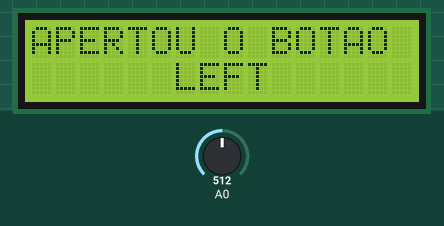
A sketch run on a simulated Arduino Uno, built with avr-gcc and run on an emulated ATmega328P. Shown: 16×2 character LCD. The test bench sets the inputs (shaded band); at power-on: A0 = 512. What the sketch prints to the serial monitor is not drawn.

Above: at 1.2 s.
1.3 s: A0 set to 610
At 1.9 s:
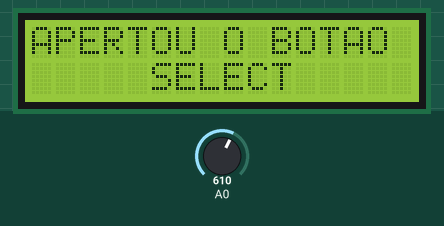
2.8 s: A0 set to 390
At 3.2 s:
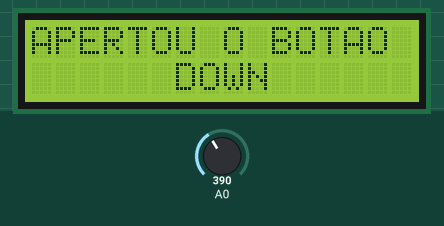
4.3 s: A0 set to 190
At 5.5 s:
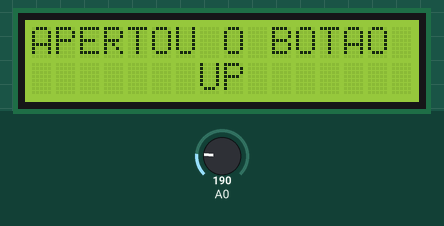
5.8 s: A0 set to 70
At 6.6 s:
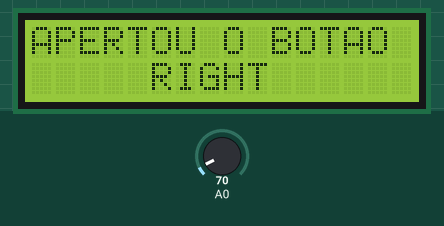
7.3 s: A0 set to 90
At 7.6 s:
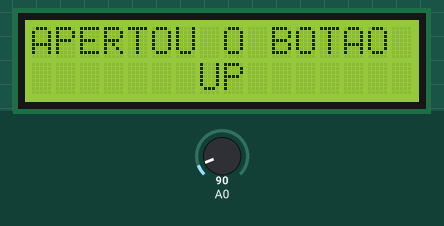
8.8 s: A0 set to 0
At 9.9 s:
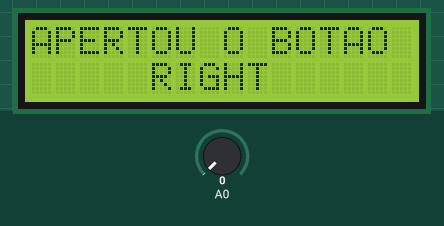
Timing chart, 0 to 11.3 s (numbered marks = the images above; inputs shaded):
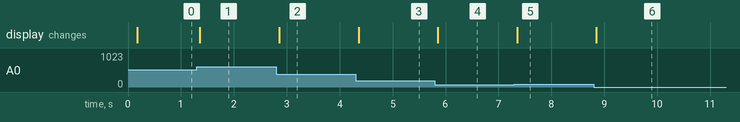

Measured:
- after the input at 1.3 s, the display: changes after 0.05 s (image 1)
- after the input at 2.8 s, the display: changes after 0.06 s (image 2)
- after the input at 4.3 s, the display: changes after 0.06 s (image 3)
- after the input at 5.8 s, the display: changes after 0.05 s (image 4)
- after the input at 7.3 s, the display: changes after 0.05 s (image 5)
- after the input at 8.8 s, the display: changes after 0.05 s (image 6)

The sketch:

Teste_LCD_Keyboard_Shield.ino
```cpp
/*
  Testando o teclado do SHIELD DISPLAY 16 X 2 KEYPAD COM TECLADO
*/

#include <LiquidCrystal.h> //Inclui a biblioteca

const int rs = 8, en = 9, d4 = 4, d5 = 5, d6 = 6, d7 = 7;//Pinos para ligar o display
LiquidCrystal lcd(rs, en, d4, d5, d6, d7);//Define os pinos que serão usados para ligar o display

void setup() {

  lcd.begin(16, 2);//Define o número de colunas e linhas do display
  lcd.setCursor(0, 0);//Define o cursor para a coluna 0, linha 0
  lcd.print("      IFSC");
  lcd.setCursor(0, 1);//Define o cursor para a coluna 0, linha 1
  lcd.print("    LGP18802");
  Serial.begin(9600);
}

//Função para botão select
void select() {
  lcd.clear(); //limpa o display
  lcd.setCursor(0, 0);//Define o cursor para a coluna 0, linha 0
  lcd.print("APERTOU O BOTAO");
  lcd.setCursor(0, 1);//Define o cursor para a coluna 0, linha 1
  lcd.print("     SELECT     ");
}

//Função para botão left
void left() {
  lcd.clear(); //limpa o display
  lcd.setCursor(0, 0);//Define o cursor para a coluna 0, linha 0
  lcd.print("APERTOU O BOTAO");
  lcd.setCursor(0, 1);//Define o cursor para a coluna 0, linha 1
  lcd.print("      LEFT      ");
}

//Função para botão up
void up() {
  lcd.clear();
  lcd.setCursor(0, 0);//Define o cursor para a coluna 0, linha 0
  lcd.print("APERTOU O BOTAO");
  lcd.setCursor(0, 1);//Define o cursor para a coluna 0, linha 1
  lcd.print("       UP       ");
}

//Função para botão down
void down() {
  lcd.clear();
  lcd.setCursor(0, 0);//Define o cursor para a coluna 0, linha 0
  lcd.print("APERTOU O BOTAO");
  lcd.setCursor(0, 1);//Define o cursor para a coluna 0, linha 1
  lcd.print("      DOWN      ");
}

//Função para botão right
void right() {
  lcd.clear();
  lcd.setCursor(0, 0);//Define o cursor para a coluna 0, linha 0
  lcd.print("APERTOU O BOTAO");
  lcd.setCursor(0, 1);//Define o cursor para a coluna 0, linha 1
  lcd.print("     RIGHT      ");
}

void loop() {
  Serial.println(analogRead(0));//Exibe a leitura do pino analógico A0 no monitor serial
  //Esse é o pino onde estão ligados os 5 botões (Select, Up, Down, Right e Left)
  //Dessa forma, verifica-se qual dos 5 botões foi pressionado
  delay(100);

  //Se a leitura for menor que 80 chama a função right, pois esse botão foi pressionado
  if ((analogRead(0)) < 80) {
    right();
  }

  //Se a leitura for menor que 200 chama a função up, pois esse botão foi pressionado
  else if ((analogRead(0)) < 200) {
    up();
  }

  //Se a leitura for menor que 400 chama a função down, pois esse botão foi pressionado
  else if ((analogRead(0)) < 400) {
    down();
  }

  //Se a leitura for menor que 600 chama a função left, pois esse botão foi pressionado
  else if ((analogRead(0)) < 600) {
    left();
  }

  //Se a leitura for menor que 800 chama a função left, pois esse botão foi pressionado
  else if ((analogRead(0)) < 800) {
    select();
  }
}
```
